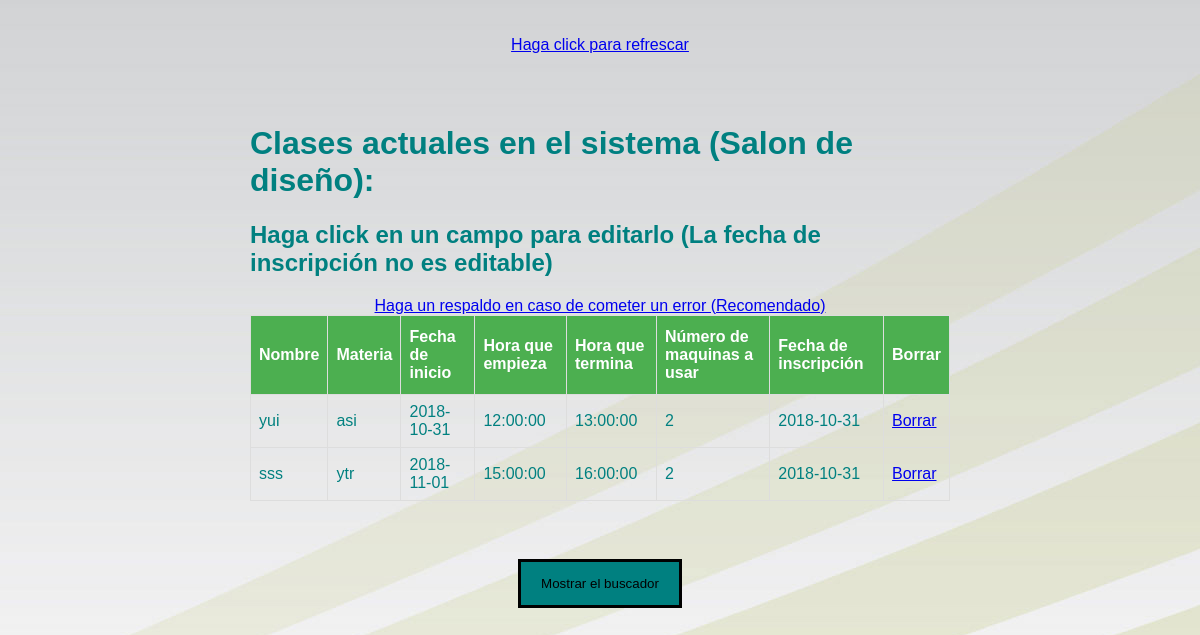
Page /disenoclase.php on the committed database.
### tables this page shows
CREATE TABLE `reservadiseno` (
  `id` int(11) NOT NULL AUTO_INCREMENT,
  `nombre` varchar(100) NOT NULL,
  `materia` varchar(100) NOT NULL,
  `fecha` date NOT NULL,
  `fechaemp` time NOT NULL,
  `fechater` time NOT NULL,
  `numero` int(10) NOT NULL,
  `fechainscripcion` date NOT NULL,
  PRIMARY KEY (`id`)
);

### disenoclase.php (the view, shortened to what this page needs)
<?php
include_once("connection.php");
$sql = "SELECT * FROM `reservadiseno` limit 10 ";
$queryRecords = mysqli_query($conn, $sql) or die("Error al buscar");
?>
<!DOCTYPE html>
<html lang="en">
<head>
<link rel="stylesheet" href="estilos\clase.css">
</head>
<body>
<br></br>
<div style="text-align: center;"><a href="disenoclase.php">Haga click para refrescar</a></div>
<div class="container" style="padding:50px 250px;">
<h1>Clases actuales en el sistema (Salon de diseño):</h1>
<h2>Haga click en un campo para editarlo (La fecha de inscripción no es editable)</h2>
<div style="text-align: center;"><a href="backup.php" target="_blank">Haga un respaldo en caso de cometer un error (Recomendado)</a></div>
<table id="employee_grid" name="employee_grid" class="table table-condensed table-hover table-striped bootgrid-table" width="60%" cellspacing="0">
   <thead>
      <tr>
         <th>Nombre</th>
         <th>Materia</th>
         <th>Fecha de inicio</th>
		 <th>Hora que empieza</th>
		 <th>Hora que termina</th>
		 <th>Número de maquinas a usar</th>
		 <th>Fecha de inscripción</th>
		 <th>Borrar</th>
      </tr>
   </thead>
   <tbody id="_editable_table">
      <?php foreach($queryRecords as $res) :?>
      <tr data-row-id="<?php echo $res['id'];?>">
	  <center><td class="editable-col" contenteditable="true" coldisenoclase='0' oldVal ="<?php echo $res['nombre'];?>"><?php echo $res['nombre'];?></td></center>
	  <center><td class="editable-col" contenteditable="true" coldisenoclase='1' oldVal ="<?php echo $res['materia'];?>"><?php echo $res['materia'];?></td></center>
	  <center><td class="editable-col" contenteditable="true" coldisenoclase='2' oldVal ="<?php echo $res['fecha'];?>"><?php echo $res['fecha'];?></td></center>
	  <center><td class="editable-col" contenteditable="true" coldisenoclase='3' oldVal ="<?php echo $res['fechaemp'];?>"><?php echo $res['fechaemp'];?></td></center>
	  <center><td class="editable-col" contenteditable="true" coldisenoclase='4' oldVal ="<?php echo $res['fechater'];?>"><?php echo $res['fechater'];?></td></center>
	  <center><td class="editable-col" contenteditable="true" coldisenoclase='5' oldVal ="<?php echo $res['numero'];?>"><?php echo $res['numero'];?></td></center>
	  <center><td class="editable-col" contenteditable="false" coldisenoclase='6' oldVal ="<?php echo $res['fechainscripcion'];?>"><?php echo $res['fechainscripcion'];?></td></center>
		 <?php
		 echo "<td><a href='disenoclaseborrar.php?id=".$res['id']."'>Borrar</a></td>";
		 echo "</tr>";
		 ?>
	  <?php endforeach;?>
   </tbody>
</table>
</div>
<div id="boton2" style="text-align: center;">
<button onclick="myFunction2()">Mostrar el buscador</button>
</div>
</body>
</html>

### estilos/clase.css (style rules this page uses)
body { font-family:Arial,Helvetica,sans-serif;color:teal;padding:0;margin:0;background-image:url(imagenes/fondo_une.jpg) }
#employee_grid { font-family:"Trebuchet MS",Arial,Helvetica,sans-serif;border-collapse:collapse;width:100% }
#employee_grid td,#employee_grid th { border:1px solid #ddd;padding:8px }
#employee_grid th { padding-top:12px;padding-bottom:12px;text-align:left;background-color:#4CAF50;color:#fff }
button,input[type=submit] { background-color:teal;color:#000;padding:14px 20px;margin:8px 0;border:3px solid #000;cursor:pointer;width:95 px }

### disenoclase.php (style rules this page uses)
body { background-image: url("imagenes/fondo_une.jpg") }

### rows in the picture
reservadiseno: nombre "yui", materia "asi", fecha "2018-10-31", fechaemp "12:00:00", fechater "13:00:00", numero "2", fechainscripcion "2018-10-31"
reservadiseno: nombre "sss", materia "ytr", fecha "2018-11-01", fechaemp "15:00:00", fechater "16:00:00", numero "2", fechainscripcion "2018-10-31"
